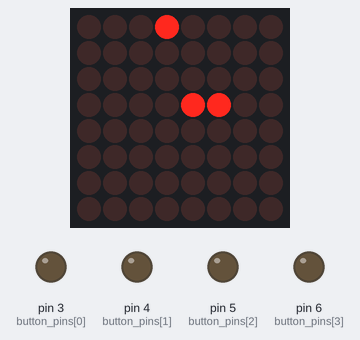
Bench run of a sketch on a simulated Arduino Uno, built with avr-gcc and run on an emulated ATmega328P. On the bench: 8×8 LED matrix, output pins drawn as LEDs (lit = HIGH). Random numbers use the default seed unless the sketch sets one.

Above: at 0.17 s.
At 0.53 s:
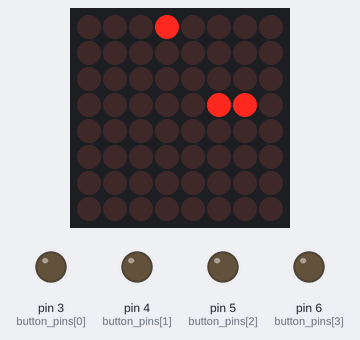
At 0.88 s:
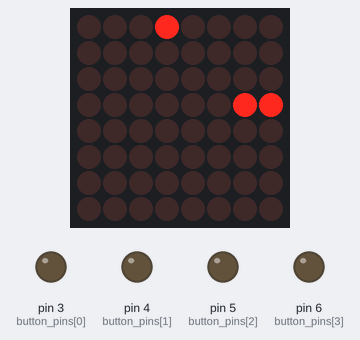
At 1.23 s:
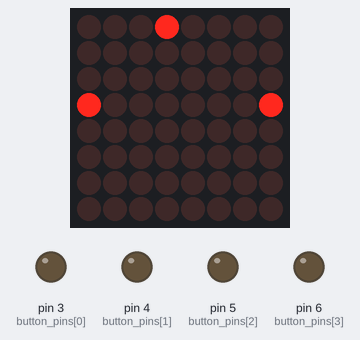
At 1.93 s:
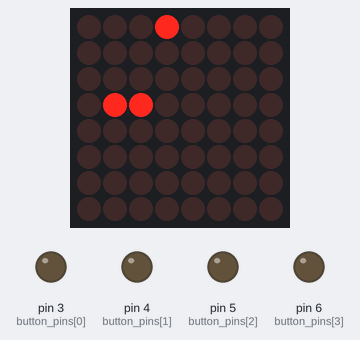
At 2.64 s:
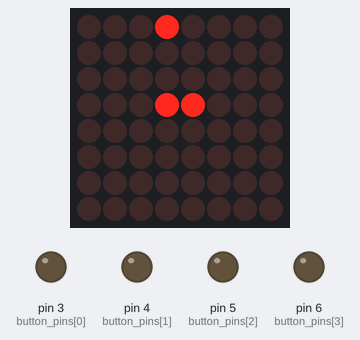

Measured:
- by itself, everything shown: repeats every 2.8 s, in 8 steps

The sketch:

snake.ino
```cpp
#include "LedControl.h"

#define CS_PIN 10
#define CLK_PIN 11
#define DATA_PIN 12
#define MAT_WIDTH 8
#define LEFT 0
#define RIGHT 1
#define UP 2
#define DOWN 3

LedControl lc = LedControl(DATA_PIN, CLK_PIN, CS_PIN, 1);
boolean mat[MAT_WIDTH][MAT_WIDTH];
boolean food = false;
boolean alive = true;
int direction = RIGHT;
int snake_length = 2;
int snake[63][2] = {{3,4},{3,3}};
int button_pins[] = {3,4,5,6};
int food_x, food_y;

byte row_to_byte(boolean* row){
  byte result = 0;
  for(int i = 0; i<MAT_WIDTH; i++){
    result = (result << 1) | row[i];
  }
  return result;
}

void display_mat(){
  lc.clearDisplay(0);
  for(int i = 0; i<MAT_WIDTH; i++){
    lc.setRow(0, i, row_to_byte(mat[i]));
  }
}

void generate_food(){
  if(!food){
    do{
       food_x = random(MAT_WIDTH);
       food_y = random(MAT_WIDTH);
    }while(mat[food_x][food_y]);
    mat[food_x][food_y] = true;
  }
  food = true;
}

void normalize_snake(){
  for(int i = 0; i < snake_length; i++){
    for(int j = 0; j < 2; j++){
      if(snake[i][j] > 7){
        snake[i][j] = snake[i][j] - 8;
      }else if(snake[i][j] < 0){
        snake[i][j] = 8 + snake[i][j];
      }
    }
  }
}

void move_snake(){
  //delete old snake state
  for(int i = 0; i < snake_length; i++){
    mat[snake[i][0]][snake[i][1]] = false;
  }
  int new_snake[63][2];
  //find new head of the snake
  switch(direction){
    case RIGHT:
      new_snake[0][0] = snake[0][0];
      new_snake[0][1] = snake[0][1]+1;
      break;
    case LEFT:
      new_snake[0][0] = snake[0][0];
      new_snake[0][1] = snake[0][1]-1;
      break;
    case UP:
      new_snake[0][0] = snake[0][0]-1;
      new_snake[0][1] = snake[0][1];
      break;
    case DOWN:
      new_snake[0][0] = snake[0][0]+1;
      new_snake[0][1] = snake[0][1];
      break;
  }
  for(int i = 1; i < snake_length; i++){
    new_snake[i][0] = snake[i-1][0];
    new_snake[i][1] = snake[i-1][1];
  }
  for(int i = 0; i < snake_length; i++){
    snake[i][0] = new_snake[i][0];
    snake[i][1] = new_snake[i][1];
  }
  normalize_snake();
}

void add_snake(){
  for(int i = 0; i < snake_length; i++){
    mat[snake[i][0]][snake[i][1]] = true;
  }
}

void read_buttons(){
  if(digitalRead(button_pins[LEFT]) == HIGH && direction != RIGHT)
    direction = LEFT;
  else if(digitalRead(button_pins[RIGHT]) == HIGH && direction != LEFT)
    direction = RIGHT;
  else if(digitalRead(button_pins[UP]) == HIGH && direction != DOWN)
    direction = UP;
  else if(digitalRead(button_pins[DOWN]) == HIGH && direction != UP)
    direction = DOWN;
}

void check_for_hit(){
  if(snake[0][0] == food_x && snake[0][1] == food_y){
    eat_food();
  }
  for(int i = snake_length-1; i > 4; i--){
    if(snake[0][0] == snake[i][0] && snake[0][1] == snake[i][1]){
      alive = false;
    }
  }
}

void eat_food(){
  food = false;
  snake_length++;
  for(int i = snake_length; i > 1; i--){
    snake[i][0] = snake[i-1][0];
    snake[i][1] = snake[i-1][1];
  }
  snake[1][0] = food_x;
  snake[1][1] = food_y;
  switch(direction){
    case RIGHT:
      snake[0][0] = snake[0][0];
      snake[0][1] = snake[0][1]+1;
      break;
    case LEFT:
      snake[0][0] = snake[0][0];
      snake[0][1] = snake[0][1]-1;
      break;
    case UP:
      snake[0][0] = snake[0][0]-1;
      snake[0][1] = snake[0][1];
      break;
    case DOWN:
      snake[0][0] = snake[0][0]+1;
      snake[0][1] = snake[0][1];
      break;
  }
}

void setup() {
  lc.shutdown(0,false);
  lc.setIntensity(0,8);
  lc.clearDisplay(0);
  Serial.begin(9600);
  randomSeed(analogRead(0));
  for(int i = 0; i < 4; i++)
    pinMode(button_pins[i], OUTPUT);
}

void loop() {
  while(alive && snake_length < 63){
    read_buttons();
    move_snake();
    check_for_hit();
    add_snake();
    generate_food();
    display_mat();
    delay(350);
  }
  lc.clearDisplay(0);
}
```
